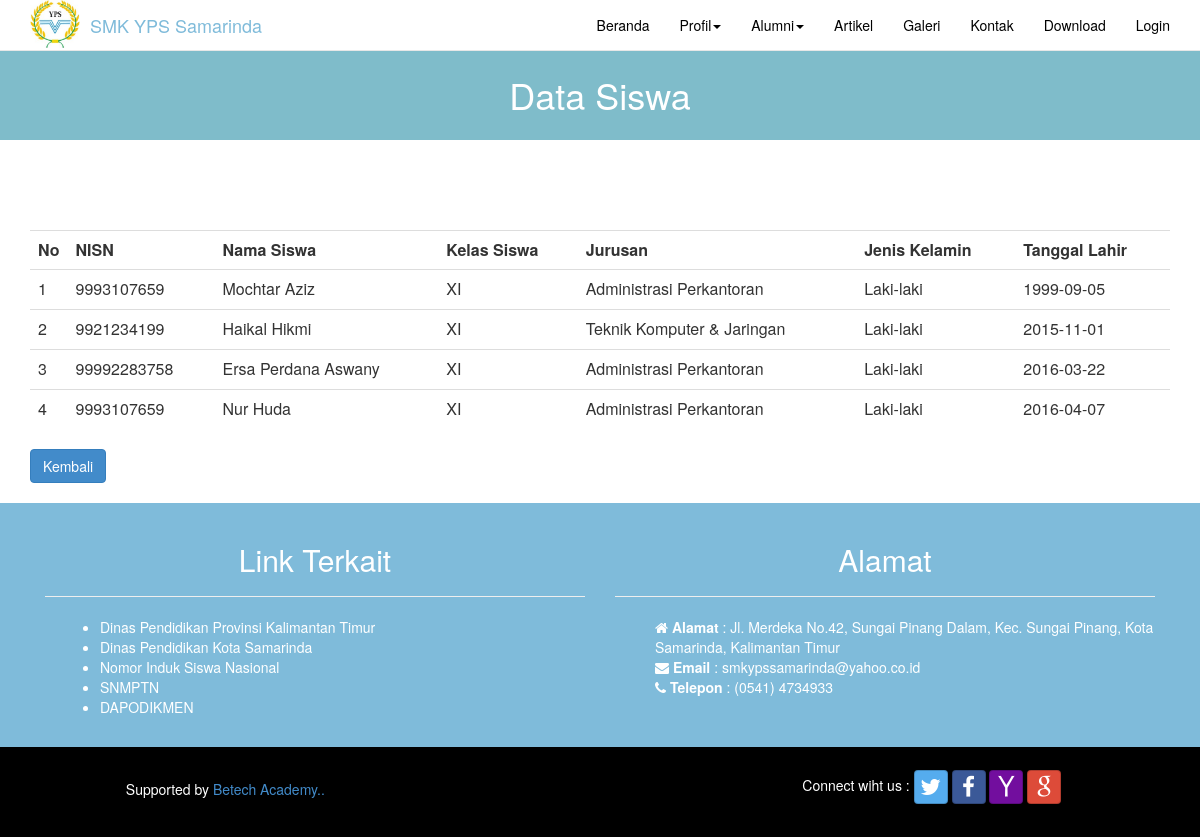
Page /index.php/siswa/cari_siswa on the committed database.
### tables this page shows
CREATE TABLE IF NOT EXISTS `tb_siswa` (
  `id_siswa` int(11) NOT NULL AUTO_INCREMENT,
  `nisn` bigint(20) NOT NULL,
  `nama_siswa` varchar(100) NOT NULL,
  `kelas_siswa` enum('X','XI','XII') NOT NULL,
  `jk` enum('Laki-laki','Perempuan') NOT NULL,
  `jurusan` varchar(255) NOT NULL,
  `tgl_lahir` date NOT NULL,
  PRIMARY KEY (`id_siswa`)
);

CREATE TABLE IF NOT EXISTS `tb_alamat` (
  `id_alamat` int(11) NOT NULL AUTO_INCREMENT,
  `alamat` text NOT NULL,
  `email` varchar(100) NOT NULL,
  `notlp` varchar(20) NOT NULL,
  PRIMARY KEY (`id_alamat`)
);

### application/libraries/template.php (called while the page is built)
<?php if ( ! defined('BASEPATH')) exit('No direct script access allowed');
class Template {
		var $template_data = array();
		function set($name, $value)
		{
			$this->template_data[$name] = $value;
		}
		function load($template = '', $view = '' , $view_data = array(), $return = FALSE)
		{
			$this->CI =& get_instance();
			$this->set('contents', $this->CI->load->view($view, $view_data, TRUE));
			return $this->CI->load->view($template, $this->template_data, $return);
		}
}

### application/controllers/siswa.php (called while the page is built, shortened)
<?php
class Siswa extends CI_Controller
{
	function cari_siswa()
	{
		$jurusan = $this->input->post('jurusan');
		$kelas 	 = $this->input->post('kelas_siswa');
		$data['alamat']=$this->model_alamat->lihatdata();
		$data['siswa']=$this->model_siswa->cari($jurusan,$kelas);
		$this->template->load('template(1)','front/lihat_siswa_cari',$data);
	}
}
 ?>

### index.php (called while the page is built, shortened)
<?php
require_once BASEPATH.'core/CodeIgniter.php';

### application/models/model_siswa.php (called while the page is built, shortened)
<?php
class Model_siswa extends CI_Model
{
	function cari($jurusan,$kelas)
	{
		$query = "Select *FROM tb_siswa where jurusan like '%$jurusan%' and kelas_siswa like '%$kelas%'";
		return $this->db->query($query);
	}
}
 ?>

### application/models/model_alamat.php (called while the page is built, shortened)
<?php
class Model_alamat extends CI_Model
{
	function lihatdata()
	{
		return $this->db->get_where('tb_alamat');
	}
}
 ?>

### application/views/front/lihat_siswa_cari.php (the view, shortened to what this page needs)
<html>
<head>
</head>
<body>
 <div>
 		<h1>Data Siswa</h1>
 </div>
 </div><br><br>
<br><br>
<div class="container">
<table class="table table-border" id="black">
	<tr>
		<th>No</th>
		<th>NISN</th>
		<th>Nama Siswa</th>
		<th>Kelas Siswa</th>
		<th>Jurusan</th>
		<th>Jenis Kelamin</th>
		<th>Tanggal Lahir</th>
	</tr>
<?php
$no=1;
foreach ($siswa->result() as $r)
{
?>
	<tr><td width='10'><?php echo $no;?></td>
	<td><?php echo $r->nisn;?></td>
	<td><?php echo $r->nama_siswa;?></td>
	<td><?php echo $r->kelas_siswa;?></td>
	<td><?php echo $r->jurusan;?></td>
	<td><?php echo $r->jk;?></td>
	<td><?php echo $r->tgl_lahir; ?></td>
	</tr>
	<?php
	$no++;
	}
	?>
	</table>
		<?php echo anchor('siswa','Kembali',array('class'=>'btn btn-primary'));?>
		<br>
	<br>
</div>

### application/views/template(1).php (shortened to what this page needs)
<html lang="en">
<head>
  <link href="<?php echo base_url();?>assets/css/bootstrap.min.css" rel="stylesheet">
  <link href="<?php echo base_url();?>assets/css/template.css" rel="stylesheet">
  <link href="<?php echo base_url();?>assets/css/hover.css" rel="stylesheet">
  <link href="<?php echo base_url();?>assets/css/stylish-portfolio.css" rel="stylesheet">
  <link href="<?php echo base_url();?>assets/css/bootstrap-social.css" rel="stylesheet">
  <link href="<?php echo base_url();?>assets/font-awesome/css/font-awesome.min.css" rel="stylesheet">
</head>
<body>
  <header>
  <nav class="navbar navbar-default navbar-fixed-top" role="navigation">
   <div class="container">
    <div class="navbar-header">
      <a href="#" class="pull-left"><img src="<?php echo base_url('assets/css/img/30401090.png');?>" width="50px;" style="margin-right: 10px"></a><a href="#" class="navbar-brand">SMK YPS Samarinda</a>
    </div>
      <div class="collapse navbar-collapse" id="myNavbar">
      <ul class="nav navbar-nav navbar-right">
      <li><?php echo anchor('index','Beranda',array('class'=>'hvr-overline-from-center'));?></a></li>
      <li class="dropdown">
              <a href="#" class="dropdown-toggle hvr-overline-from-center" data-toggle="dropdown">Profil<span class="caret"></span></a>
            </li>
      <li class="dropdown">
              <a href="#" class="dropdown-toggle hvr-overline-from-center" data-toggle="dropdown">Alumni<span class="caret"></span></a>
      </li>
      <li><?php echo anchor('artikel','Artikel',array('class'=>'hvr-overline-from-center'));?></li>
      <li><?php echo anchor('galeri','Galeri',array('class'=>'hvr-overline-from-center'));?></li>
      <li><?php echo anchor('kontak','Kontak',array('class'=>'hvr-overline-from-center'));?></li>
      <li><?php echo anchor('download','Download',array('class'=>'hvr-overline-from-center'));?></li>
      <li><?php echo anchor('auth/login','Login',array('class'=>'hvr-bounce-to-bottom'))?></li>
      </ul>
      </div>
        </nav>
        </div></div></nav></header>
  <div>
  <div>
     <?php echo $contents;?>
  </div>
    <div id="services" class="services">
      <div class="container">
        <div class="col-md-6">
           <h2 align="center">Link Terkait</h2>
           <hr>
           <div class="col-md-12">
              <ul class="arrow">
                        <li><a href="http://disdik.kaltimprov.go.id/" target="_blank" >Dinas Pendidikan Provinsi Kalimantan Timur</a></li>
                        <li><a href="http://disdik.samarindakota.go.id/" target="_blank">Dinas Pendidikan Kota Samarinda</a></li>
                        <li><a href="http://nisn.data.kemdikbud.go.id/page/data" target="_blank">Nomor Induk Siswa Nasional</a></li>
                        <li><a href="http://snmptn.ac.id/" target="_blank">SNMPTN</a></li>
                        <li><a href="http://dapo.dikmen.kemdikbud.go.id/" target="_blank">DAPODIKMEN</a></li>
                    </ul>
            </div>
        </div>
      <div class="col-md-6">
      <h2 align="center">Alamat</h2>
                <hr>
                  <ul class="arrow">
                  <?php foreach ($alamat->result() as $r)
                  {
                  ?>
                        <i class="fa fa-home"></i>
                        <strong>Alamat</strong> : <?php echo $r->alamat;?>
                        <br>
                        <i class="fa fa-envelope"></i>
                        <strong>Email</strong> : <a href="mailto:<?php echo $r->email; ?>"><?php echo $r->email;?></a> <br>
                        <i class="fa fa-phone"></i>
                        <strong>Telepon</strong> : <?php echo $r->notlp;?>
                  <?php } ?>
                  </ul>
                </div>
            </div>
    </div>
  <footer class="footer">
  <div class="container-fluid">
          <div class="col-md-4">
            <p align="center" style="color: white;padding-top: 9px;">Supported by <a href="http://betech.academy/">Betech Academy..</a></p>
          </div>
           <div class="col-md-4 col-md-offset-4">
               <p style="color: white">Connect wiht us :
               <a class="btn btn-social-icon btn-twitter" href="https://twitter.com/"><span class="fa fa-twitter"></span></a>
               <a class="btn btn-social-icon btn-facebook" href="https://www.facebook.com/smkypssmd/"><span class="fa fa-facebook"></span></a>
               <a class="btn btn-social-icon btn-yahoo" href="https://id.yahoo.com/?p=us/"><span class="fa fa-yahoo"></span></a>
               <a class="btn btn-social-icon btn-google" href="https://gmail.com/"><span class="fa fa-google"></span></a>
          </div>
        </div>
</footer>
</body>
</html>

### assets/css/template.css (style rules this page uses)
h1 { background-color:#7fbcca; color: white; text-align:center; padding: 25px; margin-top: 50px; }
.arrow a { color: white; }
.navbar-default { background-color:white; color:white; border-radius:0; }
.navbar-default .navbar-nav > li > a { color:black; }
.navbar-default .navbar-brand { color:#7fbbda; }

### assets/css/stylish-portfolio.css (style rules this page uses)
.services { width: 100%; background: #7fbbda; padding: 20px 0; color: #ffffff; }
.footer { width: 100%; padding: 23px; background-color: black; }

### application/views/template(1).php (style rules this page uses)
.navbar .navbar-nav { display: inline-block; float: none; vertical-align: top; }
.navbar .navbar-collapse { text-align: center; }

### rows in the picture
tb_siswa: nisn "9993107659", nama_siswa "Mochtar Aziz", kelas_siswa "XI", jurusan "Administrasi Perkantoran", jk "Laki-laki", tgl_lahir "1999-09-05"
tb_siswa: nisn "9921234199", nama_siswa "Haikal Hikmi", kelas_siswa "XI", jurusan "Teknik Komputer & Jaringan", jk "Laki-laki", tgl_lahir "2015-11-01"
tb_siswa: nisn "99992283758", nama_siswa "Ersa Perdana Aswany", kelas_siswa "XI", jurusan "Administrasi Perkantoran", jk "Laki-laki", tgl_lahir "2016-03-22"
tb_siswa: nisn "9993107659", nama_siswa "Nur Huda", kelas_siswa "XI", jurusan "Administrasi Perkantoran", jk "Laki-laki", tgl_lahir "2016-04-07"
tb_alamat: alamat "Jl. Merdeka No.42, Sungai Pinang Dalam, Kec. Sungai Pinang, Kota Samarinda, Kalimantan Timur", email "smkypssamarinda@yahoo.co.id", notlp "(0541) 4734933"

### other values in the picture
anchor('index','Beranda',array('class'=>'hvr-overline-from-center')) "Beranda"
anchor('artikel','Artikel',array('class'=>'hvr-overline-from-center')) "Artikel"
anchor('galeri','Galeri',array('class'=>'hvr-overline-from-center')) "Galeri"
anchor('kontak','Kontak',array('class'=>'hvr-overline-from-center')) "Kontak"
anchor('auth/login','Login',array('class'=>'hvr-bounce-to-bottom')) "Login"
anchor('siswa','Kembali',array('class'=>'btn btn-primary')) "Kembali"
